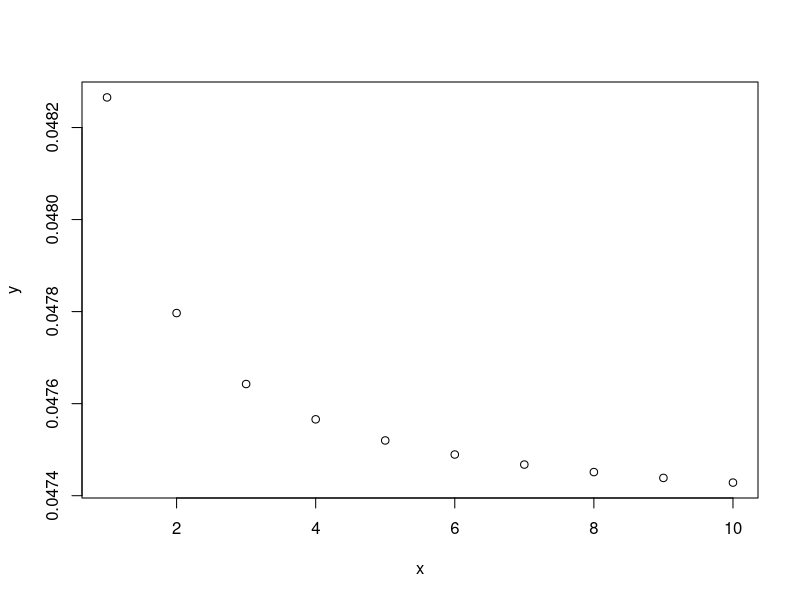
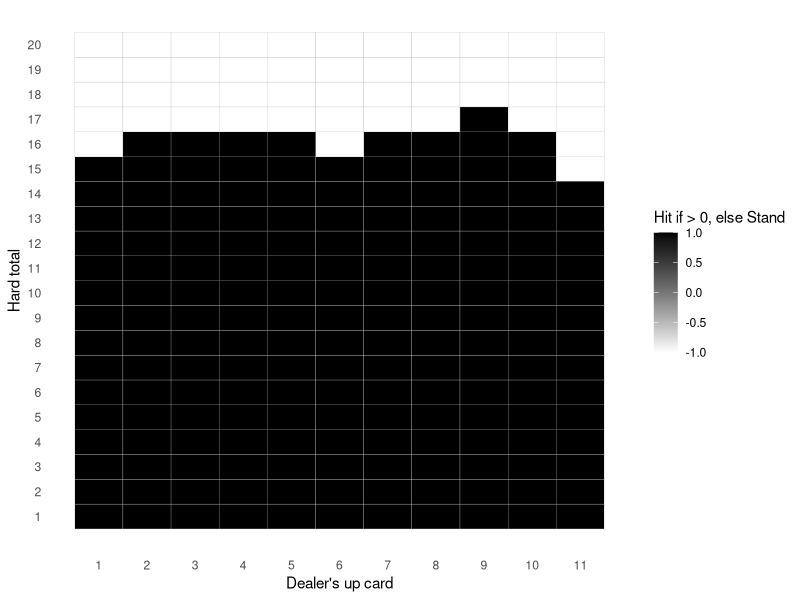

Write R code to recreate these figures, in order.
## ---- chunk 1
knitr::opts_chunk$set(echo = TRUE)
## ---- chunk 2
x = 1:10
y = (choose(4*x, 1) * choose(16*x, 1)) / choose(52*x, 2)

plot(x, y)
## ---- chunk 3
# Current face up card of the dealer. Additionally, we assume the dealer has already checked for blackjack on the hole card
dealer_up_card = 10

# The expected sum of the dealer's cards for which to calculate the probability
target_dealer_value = 19

# Total number of decks in the game
# Assumption: The current face up cards (both dealer's and players') currently do neither affect the available cards, nor the probability for each card, that we assume as stated before, 16/52 for each ten-valued card, 4/52 for each non-ten-valued card
num_decks = 1

# If true, the dealer stands if it has a soft 17
soft_stands = FALSE
## ---- chunk 4
# This function computes all possible ordered card extractions that give the expected value
# Note that cards are ordered by their value, so here we're missing possible permutations
# Additionally, no constraints are checked, like available cards, blackjack, dealer stand
find_combinations <- function(values, target) {
  find_recursive <- function(subset, remaining_values, target) {
    # If we reached the target, end the branch here
    if (sum(subset) == target) {
      return(list(subset))
    }
    # If we're above the target, the entire branch is not valid
    if (sum(subset) > target) {
      return(list())
    }
    
    solutions = list()
    
    # Loop for each remaining value
    for (i in seq_along(remaining_values)) {
      new_subset = c(subset, remaining_values[i])
      # Try a branch with this value
      solutions = c(solutions, find_recursive(new_subset, remaining_values[i:length(remaining_values)], target))
    }
    
    return(solutions)
  }
  
  return(find_recursive(c(), values, target))
}

# Helper function that, given some extraction paths (branches) and the amount of each card, returns only the paths that do not exceed the available amount for each card 
remove_paths_exceeding_cards <- function(paths, available_cards) {
  return(Filter(function(path) {
      used_cards = c(rep(0, length(available_cards)))
      
      for(i in path){
          # Ace and 1 are the same card
          index = ifelse(i == 11, 1, i)
          
          used_cards[[index]] = used_cards[[index]] + 1
          
          # If the current card has been used more than the max number of times it is available, then the path is not valid
          if(used_cards[[index]] > available_cards[[index]]){
            return(FALSE)
          }
      }
      
      return(TRUE)
    }, paths))
}
## ---- chunk 5
# First, calculate all possible combinations that give a certain target
possible_cards = 1:11
paths = find_combinations(possible_cards, target_dealer_value - dealer_up_card)


# Then, depending on the number of decks, filter out combinations that exceed the maximum number of each card

# For each deck, we have 4 cards from 1 to 9, and 16 ten-valued cards. Ace counts as value one
available_cards = c(rep(4, 9), 16)* num_decks

valid_paths = remove_paths_exceeding_cards(paths, available_cards)
## ---- chunk 6
# Given a path, returns the corresponding probability for it to occur
calculate_path_probability <- function(path){
  prob = 1
  for(card in path){
    # We said that for any 10-valued card we have a 16/52 probability
    if(card == 10){
      prob = prob * (16/52)
    }
    # And a 4/52 probability for any non-10-valued card
    else{
      prob = prob * (4 / 52)
    }
  }
    
  return(prob)
}

# Given a path, returns the total numbers of its anagrams (without repetition)
count_path_anagrams <- function(path){
  element_occurrences = as.vector(table(path))
  
  return(factorial(length(path)) / prod(factorial(element_occurrences)))
}
## ---- chunk 7
if (!require(combinat)) {
  install.packages("combinat")
}
library(combinat)

# Given some paths, returns a list of lists of all permutations
permut_paths <- function(paths){
  return(Map(function(path){
      if(length(path) == 1){
        return(list(path))
      }
      else{
        return(unique(permn(path)))
      }
    }, paths)
  )
}

calc_probability_exact_dealer_score <- function(dealer_up_card, target_dealer_value, num_decks, cache){
  # Note: the dealer always stands on 17, no matter soft 17
  cache_key = paste(dealer_up_card, target_dealer_value, num_decks, sep = "_")
  if(exists(cache_key, envir = cache)){
    return(get(cache_key, envir = cache))
  }
  
  # If the dealer already has an higher value then the up card, he will surely make a higher score
  if(target_dealer_value < dealer_up_card){
    assign(cache_key, 0, envir = cache)
    return(0)
  }
  
  # Instead, if the dealer already has the up card as the target value,
  # the probability is 1 since he just does not need to pick any card
  if(target_dealer_value == dealer_up_card){
    assign(cache_key, 1, envir = cache)
    return(1)
  }
  
  # For target values < 17, we do not need to consider the rule of standing when scoring 17 or above
  if(target_dealer_value < 17){
    # Calculate all possible combinations for the target value
    possible_cards = 1:11
    paths = find_combinations(possible_cards, target_dealer_value - dealer_up_card)
    
    # Then, filter out combinations that exceed the available cards
    available_cards = c(rep(4, 9), 16)* num_decks
    valid_paths = remove_paths_exceeding_cards(paths, available_cards)
    
    not_1_paths = Filter(function(path){
      return(!any(c(1) %in% path))
    }, valid_paths)
    
    one_paths = Filter(function(path){
      return(any(c(1) %in% path) && length(path) < 7) # To make the computation less heavy, we can ignore paths longer that a certain threshold since their probability would be very low
    }, valid_paths)
    
    one_paths_permuts = unlist(permut_paths(one_paths), recursive = FALSE)
    
    total_probability = 0
    
    for(path in not_1_paths){
      path_probability = calculate_path_probability(path)
      
      path_anagrams_count = count_path_anagrams(path)
      
      # We should prevent blackjacks
      path_anagrams_not_blackjack_count = path_anagrams_count
      if(dealer_up_card == 10 && any(path %in% c(1, 11))){
        first_occ <- which(path %in% c(1, 11))[1]
        
        path_anagrams_not_blackjack_count = path_anagrams_not_blackjack_count - count_path_anagrams(path[-first_occ])
      }
      if(any(dealer_up_card %in% c(1, 11)) && any(path %in% 10)){
        first_occ <- which(path %in% c(10))[1]
        
        path_anagrams_not_blackjack_count = path_anagrams_not_blackjack_count - count_path_anagrams(path[-first_occ])
      }
      
      # print(cat("Given up card ", dealer_up_card, " and target ", target_dealer_value, "and path ", toString(path)," anagram counts are ", path_anagrams_not_blackjack_count))
      
      total_probability = total_probability + path_probability * path_anagrams_not_blackjack_count
    }
    
    valid_one_path_permuts = Filter(function(path){
      # We should prevent blackjacks
      if(dealer_up_card == 10 && path[1] %in% c(1, 11)){
        return(FALSE)
      }
      if(any(dealer_up_card %in% c(1, 11)) && path[1] == 10){
        return(FALSE)
      }
      
      total = dealer_up_card
      
      for(card in path){
        if(card == 1 && total + 11 <= 21){
          # TODO: Forse l'asso può valere 1 se sballa con carte successive
          return(FALSE)
        }
        
        total = total + card
      }
      
      return(TRUE)
    }, one_paths_permuts)
    
    for(path in valid_one_path_permuts){
      total_probability = total_probability + calculate_path_probability(path)
    }
    
    print(cat("Given up card ", dealer_up_card, " to reach ", target_dealer_value, " we have the following not-1 paths: "))
    print(not_1_paths)
    print(cat("Instead, given up card ", dealer_up_card, " to reach ", target_dealer_value, " we have the following 1 paths: "))
    print(valid_one_path_permuts)
    
    assign(cache_key, total_probability, envir = cache)
    return(total_probability)
  }
  else{
    # If instead we hit 17 or above, we need to split the computation:
    # The dealer should reach a score lower than 16, and then hit a single card without busting
    safe_scores = Filter(function(score){
      return(score > 0 && score < 17)
    }, target_dealer_value - 1:11)
    total_probability = 0
    
    # print("Safe scores:")
    # print(safe_scores)
    
    for(score in safe_scores){
        card_difference = target_dealer_value - score
        
        # We also need to ignore the blackjack combination
        is_blackjack = (dealer_up_card == 10 && dealer_up_card == score && card_difference == 11) ||
          (dealer_up_card %in% c(1, 11) && dealer_up_card == score && card_difference == 10)
        
        if(!is_blackjack){
          print(cat("For standing at ", target_dealer_value, " we can reach ", score, " and then pick ", card_difference))
          
          card_probability = if(card_difference == 10) {16/52} else {4/52}
          
          # Here we calculate the probability of obtaining a certain score
          intermediate_score_prob = calc_probability_exact_dealer_score(dealer_up_card, score, num_decks, cache)
          # print(cat("The above has probability ", intermediate_score_prob, " * card_probability "))
          
          
          total_probability = total_probability + intermediate_score_prob * card_probability
        }
        
    }
    
    assign(cache_key, total_probability, envir = cache)
    return(total_probability)
  }
}
## ---- chunk 8
# Sum of current cards o the player
player_score = 18
## ---- chunk 9
calc_probability_player_busting <- function(player_score){
  busting_probability = 0

  # Note that if we pick an ace, we only consider it as a 1
  for(i in 1:10){
    if(player_score + i > 21){
      # We busted with a card i-valued
      # We use the infinite deck theorem to calculate the probability of this i-valued card
      if(i == 10){
        busting_probability = busting_probability + 16/52
      }
      else{
        busting_probability = busting_probability + 4/52
      }
    }
  }
  
  return(busting_probability)
}

busting_probability = calc_probability_player_busting(player_score)
## ---- chunk 10
calc_probability_lose_after_standing <- function(player_score, dealer_up_card, num_decks, cache){
  prob = 0
  
  for(i in (player_score + 1):21){
    if(i >= 17){
      prob = prob + calc_probability_exact_dealer_score(dealer_up_card, i, num_decks, cache)
    }
  }
  
  return(prob)
}

prob_lose_after_standing = calc_probability_lose_after_standing(player_score, dealer_up_card, num_decks, new.env())
prob_lose_after_standing
## ---- chunk 11
calc_probability_lose_after_standing2 <- function(player_score, dealer_up_card, num_decks, cache){
  prob = 0
  
  for(card1 in 2:11){
    card1_prob = if(card1 == 10) {16/52} else {4/52}
    
    is_blackjack = FALSE
    
    if(dealer_up_card == 10 && any(card1 %in% c(1, 11))){
      is_blackjack = TRUE
    }
    if(dealer_up_card %in% c(1, 11) && card1 == 10){
      is_blackjack = TRUE
    }
    
    if(!is_blackjack){
      score = dealer_up_card + card1
      if(score >= 17 && score <= 21 && score > player_score){
        prob = prob + card1_prob
      }
      else{
        if(score > 21 && any(card1 %in% c(1, 11)) && (dealer_up_card + 1) >= 17 && (dealer_up_card + 1) <= 21 && (dealer_up_card + 1) > player_score){
          # 11 is now 1
          prob = prob + card1_prob
        }
        for(card2 in 2:11){
          card2_prob = if(card2 == 10) {16/52} else {4/52}
          
          if((score + card2 >= 17) && (score + card2 <= 21) && score + card2 > player_score){
            prob = prob + card1_prob * card2_prob
          }
          else{
            if((score + card2) > 21 && any(card1 %in% c(1, 11)) && (dealer_up_card + 1 + card2) >= 17 && (dealer_up_card + 1 + card2) <= 21 && (dealer_up_card + 1 + card2) > player_score){
              # card 1 is 11, now 1
              prob = prob + card1_prob * card2_prob
            }
            else{
              if((score + card2) > 21 && any(card2 %in% c(1, 11)) && (dealer_up_card + 1 + card1) >= 17 && (dealer_up_card + 1 + card1) <= 21 && (dealer_up_card + 1 + card1) > player_score){
                # card 2 is 11, now 1
              prob = prob + card1_prob * card2_prob
              }
            }
          }
        }
      }
    }
    
    
  }
  
  return(prob)
}
## ---- chunk 12
# Given a flat list of paths, returns a list consisting in the probability for each path to occur
calculate_paths_probability <- function(paths){
  return(Map(function(cards){
    prob = 1
    for(card in cards){
      # We said that for any 10-valued card we have a 16/52 probability
      if(card == 10){
        prob = prob * (16/52)
      }
      # And a 4/52 probability for any non-10-valued card
      else{
        prob = prob * (4 / 52)
      }
    }
    
    return(prob)
  }, paths))
}

# TODO: Rivedi
calc_probability_lose_after_standing3 <- function(player_score, dealer_up_card, num_decks, cache){
  prob = 0
  
  for(i in (player_score + 1):21){
    if(i >= 17){
      cache_key = paste(player_score, dealer_up_card, i, num_decks, sep = "_")
      if(exists(cache_key, envir = cache)){
        return(get(cache_key, envir = cache))
      }
      
      paths = find_combinations(1:11, i - dealer_up_card)
      valid_paths = Filter(function(path){
        return(length(path) <= 3)
      }, paths)
      
      # Now, generate all the possible permutations, filter out invalid ones, and flatten the results
      permutations = permut_paths(valid_paths)
      flattened_permutations = unlist(permutations, recursive = FALSE)
      
      valid_flattened_permutations = Filter(function(path){
        is_blackjack = FALSE
    
        if(dealer_up_card == 10 && any(path[1] %in% c(1, 11))){
          is_blackjack = TRUE
        }
        if(dealer_up_card %in% c(1, 11) && path[1] == 10){
          is_blackjack = TRUE
        }
        
        if(is_blackjack){
          return(FALSE)
        }
        
        total = dealer_up_card
        for(card in path){
          total = total + card
          
          if(total >= 17 && total != i){
            return(FALSE)
          }
        }
        
        ones_occurrences = sum(path %in% c(1))
        
        if(ones_occurrences > 0){
          total = dealer_up_card
          unmatched_ones = 0
          for(card in path){
            if(card == 1){
              unmatched_ones = unmatched_ones + 1
              total = total + 11
            }
            else{
              total = total + card
            }
            
            if(total >= 17 && total <= 21){
              return(FALSE)
            }
            if(total > 21){
              if(unmatched_ones > 0){
                unmatched_ones = unmatched_ones - 1
              }
              else{
                return(FALSE)
              }
            }
          }
        }
        
        return(TRUE)
        
      }, flattened_permutations)
      
      # print(cat("For target ", i))
      # print(valid_flattened_permutations)
      
      # Calculate the probability for each valid permutation, and sum them
      probability_permutations = calculate_paths_probability(valid_flattened_permutations)
      total_probability = sum(unlist(probability_permutations))
      
      assign(cache_key, total_probability, envir = cache)
      prob = prob + total_probability
    }
  }
  
  return(prob)
}
## ---- chunk 13
calc_probability_lose_after_standing4 <- function(player_score, dealer_up_card, num_decks, cache){
  inner = function(current_score, unmatched_ones, depth){
    if(current_score > 21){
      if(unmatched_ones > 0){
        unmatched_ones = unmatched_ones - 1
        current_score = current_score - 10
      }
      else{
        return(0)
      }
    }
    
    # TODO: condizione sbagliata
    if(depth <= 0 || (current_score > max(16, player_score) && current_score <= 21)){
      if(unmatched_ones <= 0){
        return(1)
      }
      else{
        return(0)
      }
    }
    
    prob = 0
    
    for(card in 1:11){
      is_blackjack = FALSE
    
      if(dealer_up_card == 10 && current_score == dealer_up_card && any(card %in% c(1, 11))){
        is_blackjack = TRUE
      }
      if(dealer_up_card %in% c(1, 11) && current_score == dealer_up_card && card == 10){
        is_blackjack = TRUE
      }
      
      if(!is_blackjack){
        card_prob = if(card == 10) {16/52} else {4/52}
        is_one = if(card == 1) 1 else 0
        
        new_score = current_score + card
        
        if(is_one > 0){
          new_score = current_score + 11
        }
        
        inner_prob = inner(new_score, unmatched_ones + is_one, depth - 1)
        
        if(inner_prob > 0){
          print(cat(depth, "__", card))
        }
          
        prob = prob + card_prob * inner_prob
      }
    }
    
    return(prob)
  }
  
  return(inner(dealer_up_card, 0, 3))
}
  
## ---- chunk 14
calc_probability_tie_after_standing <- function(player_score, dealer_up_card, num_decks, cache){
  if(player_score < 17){
    return(0)
  }
  
  prob = calc_probability_exact_dealer_score(dealer_up_card, player_score, num_decks, cache)
  
  return(prob)
}

prob_tie_after_standing = calc_probability_tie_after_standing(player_score, dealer_up_card, num_decks, new.env())
prob_tie_after_standing
## ---- chunk 15
prob_win_after_standind = 1 - prob_lose_after_standing - prob_tie_after_standing
prob_win_after_standind
## ---- chunk 16
prob_lose_after_hit = calc_probability_player_busting(player_score)
prob_lose_after_hit
## ---- chunk 17
# We can safely ignore a score of 21 for the player
possible_player_scores = 1:20

possible_dealer_face_up_card = 1:11 # 7:11 works on single core

num_decks = 1
soft_stands = FALSE
## ---- chunk 18
cache = new.env()
decision_matrix = sapply(possible_dealer_face_up_card, function(dealer_up_card){
  return(sapply(possible_player_scores, function(player_score){
    prob_lose_after_standing = calc_probability_lose_after_standing4(player_score, dealer_up_card, num_decks, cache)
  
    prob_lose_after_hit = calc_probability_player_busting(player_score)
    
    return(prob_lose_after_standing - prob_lose_after_hit)
  }))
})

decision_matrix
## ---- chunk 19
if (!require(ggplot2)) {
  install.packages("ggplot2")
}
if (!require(reshape2)) {
  install.packages("reshape2")
}
library(ggplot2)
library(reshape2)

df <- melt(sign(decision_matrix))
colnames(df) <- c("Y", "X", "Value")

# 
ggplot(df, aes(x = X, y = Y, fill = Value)) +
  geom_tile(color = "grey") +                       # Crea le celle con bordi bianchi
  scale_fill_gradientn(colors = c("white", "black"), # Scala colore da nero a bianco
                       values = c(0, 1),             # Mappa 0 (nero) e valori positivi (bianco)
                       limits = c(-1, 1)) +          # Imposta i limiti della scala dei colori
  #scale_y_reverse() +                                # Inverte l'asse Y per un aspetto simile a una matrice
  scale_x_continuous(breaks = 1:ncol(decision_matrix), labels = possible_dealer_face_up_card) +  # Mostra tutte le colonne
  scale_y_continuous(breaks = 1:nrow(decision_matrix), labels = possible_player_scores) +  # Mostra tutte le righe
  theme_minimal() +
  labs(x = "Dealer's up card", y = "Hard total", fill = "Hit if > 0, else Stand") + # Aggiunge etichette
  theme(panel.grid = element_blank())                # Rimuove la griglia di sfondo
